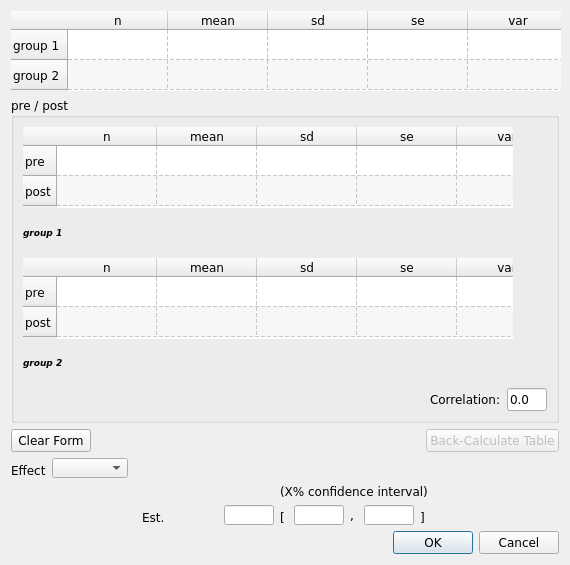
<?xml version="1.0" encoding="UTF-8"?>
<ui version="4.0">
 <class>ContinuousDataForm</class>
 <widget class="QDialog" name="ContinuousDataForm">
  <property name="geometry">
   <rect>
    <x>0</x>
    <y>0</y>
    <width>570</width>
    <height>565</height>
   </rect>
  </property>
  <property name="sizePolicy">
   <sizepolicy hsizetype="Preferred" vsizetype="Minimum">
    <horstretch>0</horstretch>
    <verstretch>0</verstretch>
   </sizepolicy>
  </property>
  <property name="minimumSize">
   <size>
    <width>570</width>
    <height>0</height>
   </size>
  </property>
  <property name="font">
   <font>
    <family>Verdana</family>
   </font>
  </property>
  <property name="windowTitle">
   <string>Continuous Data</string>
  </property>
  <property name="windowIcon">
   <iconset resource="../images/icons.qrc">
    <normaloff>:/misc/meta.ico</normaloff>:/misc/meta.ico</iconset>
  </property>
  <layout class="QVBoxLayout" name="verticalLayout_2">
   <item>
    <widget class="QTableWidget" name="simple_table">
     <property name="minimumSize">
      <size>
       <width>550</width>
       <height>80</height>
      </size>
     </property>
     <property name="maximumSize">
      <size>
       <width>550</width>
       <height>80</height>
      </size>
     </property>
     <property name="font">
      <font>
       <family>Verdana</family>
      </font>
     </property>
     <property name="frameShape">
      <enum>QFrame::NoFrame</enum>
     </property>
     <property name="frameShadow">
      <enum>QFrame::Plain</enum>
     </property>
     <property name="verticalScrollBarPolicy">
      <enum>Qt::ScrollBarAlwaysOff</enum>
     </property>
     <property name="horizontalScrollBarPolicy">
      <enum>Qt::ScrollBarAlwaysOff</enum>
     </property>
     <property name="alternatingRowColors">
      <bool>true</bool>
     </property>
     <property name="gridStyle">
      <enum>Qt::DashLine</enum>
     </property>
     <property name="rowCount">
      <number>2</number>
     </property>
     <property name="columnCount">
      <number>8</number>
     </property>
     <row>
      <property name="text">
       <string>group 1</string>
      </property>
     </row>
     <row>
      <property name="text">
       <string>group 2</string>
      </property>
     </row>
     <column>
      <property name="text">
       <string>n</string>
      </property>
     </column>
     <column>
      <property name="text">
       <string>mean</string>
      </property>
     </column>
     <column>
      <property name="text">
       <string>sd</string>
      </property>
     </column>
     <column>
      <property name="text">
       <string>se</string>
      </property>
     </column>
     <column>
      <property name="text">
       <string>var</string>
      </property>
     </column>
     <column>
      <property name="text">
       <string>pval</string>
      </property>
     </column>
     <column>
      <property name="text">
       <string>low</string>
      </property>
     </column>
     <column>
      <property name="text">
       <string>high</string>
      </property>
     </column>
    </widget>
   </item>
   <item>
    <widget class="QGroupBox" name="grp_box_pre_post">
     <property name="sizePolicy">
      <sizepolicy hsizetype="Preferred" vsizetype="Minimum">
       <horstretch>0</horstretch>
       <verstretch>0</verstretch>
      </sizepolicy>
     </property>
     <property name="title">
      <string>pre / post</string>
     </property>
     <layout class="QVBoxLayout" name="verticalLayout">
      <item>
       <widget class="QTableWidget" name="g1_pre_post_table">
        <property name="minimumSize">
         <size>
          <width>490</width>
          <height>81</height>
         </size>
        </property>
        <property name="maximumSize">
         <size>
          <width>490</width>
          <height>81</height>
         </size>
        </property>
        <property name="font">
         <font>
          <family>Verdana</family>
         </font>
        </property>
        <property name="frameShape">
         <enum>QFrame::NoFrame</enum>
        </property>
        <property name="frameShadow">
         <enum>QFrame::Plain</enum>
        </property>
        <property name="verticalScrollBarPolicy">
         <enum>Qt::ScrollBarAlwaysOff</enum>
        </property>
        <property name="horizontalScrollBarPolicy">
         <enum>Qt::ScrollBarAlwaysOff</enum>
        </property>
        <property name="alternatingRowColors">
         <bool>true</bool>
        </property>
        <property name="showGrid">
         <bool>true</bool>
        </property>
        <property name="gridStyle">
         <enum>Qt::DashLine</enum>
        </property>
        <property name="rowCount">
         <number>2</number>
        </property>
        <property name="columnCount">
         <number>7</number>
        </property>
        <row>
         <property name="text">
          <string>pre</string>
         </property>
        </row>
        <row>
         <property name="text">
          <string>post</string>
         </property>
        </row>
        <column>
         <property name="text">
          <string>n</string>
         </property>
        </column>
        <column>
         <property name="text">
          <string>mean</string>
         </property>
        </column>
        <column>
         <property name="text">
          <string>sd</string>
         </property>
        </column>
        <column>
         <property name="text">
          <string>se</string>
         </property>
        </column>
        <column>
         <property name="text">
          <string>var</string>
         </property>
        </column>
        <column>
         <property name="text">
          <string>low</string>
         </property>
        </column>
        <column>
         <property name="text">
          <string>high</string>
         </property>
        </column>
       </widget>
      </item>
      <item>
       <widget class="QLabel" name="grp_1_lbl">
        <property name="font">
         <font>
          <pointsize>7</pointsize>
          <weight>75</weight>
          <italic>true</italic>
          <bold>true</bold>
         </font>
        </property>
        <property name="layoutDirection">
         <enum>Qt::LeftToRight</enum>
        </property>
        <property name="text">
         <string>&lt;!DOCTYPE HTML PUBLIC &quot;-//W3C//DTD HTML 4.0//EN&quot; &quot;http://www.w3.org/TR/REC-html40/strict.dtd&quot;&gt;
&lt;html&gt;&lt;head&gt;&lt;meta name=&quot;qrichtext&quot; content=&quot;1&quot; /&gt;&lt;style type=&quot;text/css&quot;&gt;
p, li { white-space: pre-wrap; }
&lt;/style&gt;&lt;/head&gt;&lt;body style=&quot; font-family:'Verdana'; font-size:8pt; font-weight:600; font-style:italic;&quot;&gt;
&lt;p style=&quot; margin-top:0px; margin-bottom:0px; margin-left:0px; margin-right:0px; -qt-block-indent:0; text-indent:0px;&quot;&gt;&lt;span style=&quot; font-size:7pt;&quot;&gt;group 1&lt;/span&gt;&lt;/p&gt;&lt;/body&gt;&lt;/html&gt;</string>
        </property>
       </widget>
      </item>
      <item>
       <widget class="QTableWidget" name="g2_pre_post_table">
        <property name="minimumSize">
         <size>
          <width>490</width>
          <height>81</height>
         </size>
        </property>
        <property name="maximumSize">
         <size>
          <width>490</width>
          <height>81</height>
         </size>
        </property>
        <property name="frameShape">
         <enum>QFrame::NoFrame</enum>
        </property>
        <property name="frameShadow">
         <enum>QFrame::Plain</enum>
        </property>
        <property name="verticalScrollBarPolicy">
         <enum>Qt::ScrollBarAlwaysOff</enum>
        </property>
        <property name="horizontalScrollBarPolicy">
         <enum>Qt::ScrollBarAlwaysOff</enum>
        </property>
        <property name="alternatingRowColors">
         <bool>true</bool>
        </property>
        <property name="gridStyle">
         <enum>Qt::DashLine</enum>
        </property>
        <property name="rowCount">
         <number>2</number>
        </property>
        <property name="columnCount">
         <number>7</number>
        </property>
        <row>
         <property name="text">
          <string>pre</string>
         </property>
        </row>
        <row>
         <property name="text">
          <string>post</string>
         </property>
        </row>
        <column>
         <property name="text">
          <string>n</string>
         </property>
        </column>
        <column>
         <property name="text">
          <string>mean</string>
         </property>
        </column>
        <column>
         <property name="text">
          <string>sd</string>
         </property>
        </column>
        <column>
         <property name="text">
          <string>se</string>
         </property>
        </column>
        <column>
         <property name="text">
          <string>var</string>
         </property>
        </column>
        <column>
         <property name="text">
          <string>low</string>
         </property>
        </column>
        <column>
         <property name="text">
          <string>high</string>
         </property>
        </column>
       </widget>
      </item>
      <item>
       <widget class="QLabel" name="grp_2_lbl">
        <property name="font">
         <font>
          <pointsize>7</pointsize>
          <weight>75</weight>
          <italic>true</italic>
          <bold>true</bold>
         </font>
        </property>
        <property name="text">
         <string>&lt;!DOCTYPE HTML PUBLIC &quot;-//W3C//DTD HTML 4.0//EN&quot; &quot;http://www.w3.org/TR/REC-html40/strict.dtd&quot;&gt;
&lt;html&gt;&lt;head&gt;&lt;meta name=&quot;qrichtext&quot; content=&quot;1&quot; /&gt;&lt;style type=&quot;text/css&quot;&gt;
p, li { white-space: pre-wrap; }
&lt;/style&gt;&lt;/head&gt;&lt;body style=&quot; font-family:'Verdana'; font-size:8pt; font-weight:600; font-style:italic;&quot;&gt;
&lt;p style=&quot; margin-top:0px; margin-bottom:0px; margin-left:0px; margin-right:0px; -qt-block-indent:0; text-indent:0px;&quot;&gt;&lt;span style=&quot; font-size:7pt;&quot;&gt;group 2&lt;/span&gt;&lt;/p&gt;&lt;/body&gt;&lt;/html&gt;</string>
        </property>
       </widget>
      </item>
      <item>
       <layout class="QHBoxLayout" name="horizontalLayout_3">
        <item>
         <spacer name="horizontalSpacer_3">
          <property name="orientation">
           <enum>Qt::Horizontal</enum>
          </property>
          <property name="sizeHint" stdset="0">
           <size>
            <width>40</width>
            <height>20</height>
           </size>
          </property>
         </spacer>
        </item>
        <item>
         <widget class="QLabel" name="label">
          <property name="text">
           <string>Correlation:</string>
          </property>
         </widget>
        </item>
        <item>
         <widget class="QLineEdit" name="correlation_pre_post">
          <property name="minimumSize">
           <size>
            <width>40</width>
            <height>0</height>
           </size>
          </property>
          <property name="maximumSize">
           <size>
            <width>40</width>
            <height>16777215</height>
           </size>
          </property>
          <property name="text">
           <string>0.0</string>
          </property>
         </widget>
        </item>
       </layout>
      </item>
     </layout>
    </widget>
   </item>
   <item>
    <layout class="QHBoxLayout" name="horizontalLayout_6">
     <item>
      <widget class="QPushButton" name="clear_Btn">
       <property name="text">
        <string>Clear Form</string>
       </property>
      </widget>
     </item>
     <item>
      <spacer name="horizontalSpacer_6">
       <property name="orientation">
        <enum>Qt::Horizontal</enum>
       </property>
       <property name="sizeHint" stdset="0">
        <size>
         <width>108</width>
         <height>18</height>
        </size>
       </property>
      </spacer>
     </item>
     <item>
      <widget class="QPushButton" name="back_calc_btn">
       <property name="enabled">
        <bool>false</bool>
       </property>
       <property name="text">
        <string>Back-Calculate Table</string>
       </property>
      </widget>
     </item>
    </layout>
   </item>
   <item>
    <layout class="QHBoxLayout" name="horizontalLayout_2">
     <item>
      <widget class="QLabel" name="label_13">
       <property name="font">
        <font>
         <family>Verdana</family>
        </font>
       </property>
       <property name="text">
        <string>Effect</string>
       </property>
       <property name="alignment">
        <set>Qt::AlignBottom|Qt::AlignLeading|Qt::AlignLeft</set>
       </property>
      </widget>
     </item>
     <item>
      <widget class="QComboBox" name="effect_cbo_box">
       <property name="minimumSize">
        <size>
         <width>76</width>
         <height>20</height>
        </size>
       </property>
       <property name="maximumSize">
        <size>
         <width>76</width>
         <height>20</height>
        </size>
       </property>
      </widget>
     </item>
     <item>
      <spacer name="horizontalSpacer_2">
       <property name="orientation">
        <enum>Qt::Horizontal</enum>
       </property>
       <property name="sizeHint" stdset="0">
        <size>
         <width>40</width>
         <height>20</height>
        </size>
       </property>
      </spacer>
     </item>
    </layout>
   </item>
   <item>
    <layout class="QGridLayout" name="gridLayout">
     <item row="0" column="0" rowspan="2">
      <spacer name="horizontalSpacer_4">
       <property name="orientation">
        <enum>Qt::Horizontal</enum>
       </property>
       <property name="sizeHint" stdset="0">
        <size>
         <width>40</width>
         <height>20</height>
        </size>
       </property>
      </spacer>
     </item>
     <item row="0" column="2">
      <widget class="QLabel" name="ci_label">
       <property name="text">
        <string>(X% confidence interval)</string>
       </property>
      </widget>
     </item>
     <item row="0" column="3" rowspan="2">
      <spacer name="horizontalSpacer_5">
       <property name="orientation">
        <enum>Qt::Horizontal</enum>
       </property>
       <property name="sizeHint" stdset="0">
        <size>
         <width>40</width>
         <height>20</height>
        </size>
       </property>
      </spacer>
     </item>
     <item row="1" column="1">
      <layout class="QHBoxLayout" name="horizontalLayout_4">
       <item>
        <widget class="QLabel" name="label_14">
         <property name="minimumSize">
          <size>
           <width>0</width>
           <height>20</height>
          </size>
         </property>
         <property name="maximumSize">
          <size>
           <width>16777215</width>
           <height>20</height>
          </size>
         </property>
         <property name="font">
          <font>
           <family>Verdana</family>
          </font>
         </property>
         <property name="text">
          <string>Est.</string>
         </property>
         <property name="alignment">
          <set>Qt::AlignBottom|Qt::AlignLeading|Qt::AlignLeft</set>
         </property>
        </widget>
       </item>
       <item>
        <widget class="QLineEdit" name="effect_txt_box">
         <property name="minimumSize">
          <size>
           <width>50</width>
           <height>20</height>
          </size>
         </property>
         <property name="maximumSize">
          <size>
           <width>50</width>
           <height>20</height>
          </size>
         </property>
        </widget>
       </item>
      </layout>
     </item>
     <item row="1" column="2">
      <layout class="QHBoxLayout" name="horizontalLayout_5">
       <item>
        <widget class="QLabel" name="label_15">
         <property name="maximumSize">
          <size>
           <width>16777215</width>
           <height>20</height>
          </size>
         </property>
         <property name="font">
          <font>
           <family>Verdana</family>
          </font>
         </property>
         <property name="text">
          <string>[</string>
         </property>
         <property name="alignment">
          <set>Qt::AlignBottom|Qt::AlignLeading|Qt::AlignLeft</set>
         </property>
        </widget>
       </item>
       <item>
        <widget class="QLineEdit" name="low_txt_box">
         <property name="minimumSize">
          <size>
           <width>50</width>
           <height>20</height>
          </size>
         </property>
         <property name="maximumSize">
          <size>
           <width>50</width>
           <height>20</height>
          </size>
         </property>
        </widget>
       </item>
       <item>
        <widget class="QLabel" name="label_2">
         <property name="text">
          <string>,</string>
         </property>
        </widget>
       </item>
       <item>
        <widget class="QLineEdit" name="high_txt_box">
         <property name="minimumSize">
          <size>
           <width>50</width>
           <height>20</height>
          </size>
         </property>
         <property name="maximumSize">
          <size>
           <width>50</width>
           <height>20</height>
          </size>
         </property>
        </widget>
       </item>
       <item>
        <widget class="QLabel" name="label_16">
         <property name="maximumSize">
          <size>
           <width>16777215</width>
           <height>20</height>
          </size>
         </property>
         <property name="font">
          <font>
           <family>Verdana</family>
          </font>
         </property>
         <property name="text">
          <string>]</string>
         </property>
         <property name="alignment">
          <set>Qt::AlignBottom|Qt::AlignLeading|Qt::AlignLeft</set>
         </property>
        </widget>
       </item>
      </layout>
     </item>
    </layout>
   </item>
   <item>
    <widget class="QDialogButtonBox" name="buttonBox">
     <property name="orientation">
      <enum>Qt::Horizontal</enum>
     </property>
     <property name="standardButtons">
      <set>QDialogButtonBox::Cancel|QDialogButtonBox::Ok</set>
     </property>
    </widget>
   </item>
  </layout>
 </widget>
 <resources>
  <include location="../images/icons.qrc"/>
 </resources>
 <connections>
  <connection>
   <sender>buttonBox</sender>
   <signal>accepted()</signal>
   <receiver>ContinuousDataForm</receiver>
   <slot>accept()</slot>
   <hints>
    <hint type="sourcelabel">
     <x>248</x>
     <y>254</y>
    </hint>
    <hint type="destinationlabel">
     <x>157</x>
     <y>274</y>
    </hint>
   </hints>
  </connection>
  <connection>
   <sender>buttonBox</sender>
   <signal>rejected()</signal>
   <receiver>ContinuousDataForm</receiver>
   <slot>reject()</slot>
   <hints>
    <hint type="sourcelabel">
     <x>316</x>
     <y>260</y>
    </hint>
    <hint type="destinationlabel">
     <x>286</x>
     <y>274</y>
    </hint>
   </hints>
  </connection>
 </connections>
</ui>
